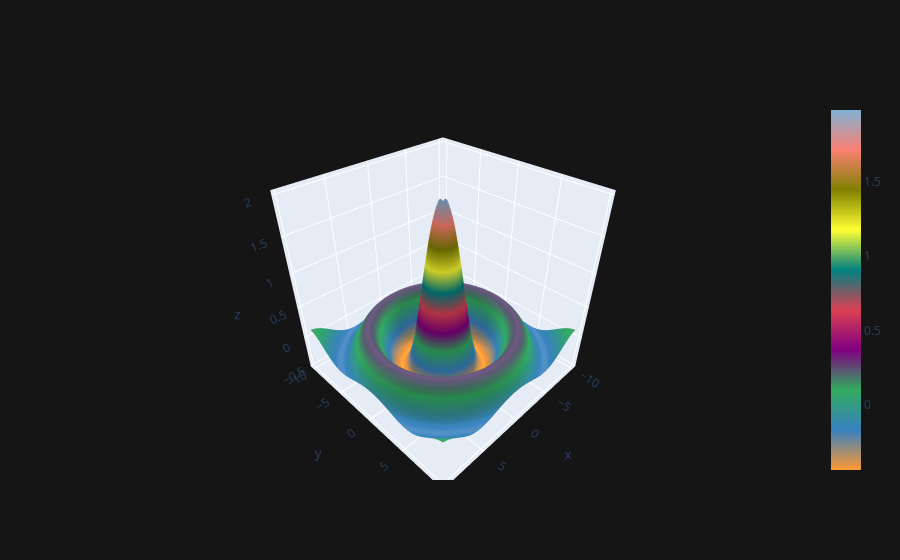

Source (notebook cell):
### Code cell
cf.datagen.sinwave(10,0.25).iplot(kind='surface')

### Figure 1 — Plotly figure (JSON) as saved in the notebook; plotly's stock layout.template omitted (floating-point values rounded to 4 significant figures; data arrays with more than 128 entries replaced by an {"elided": "..."} marker saying what was removed)
{"data": [{"colorscale": [[0, "rgb(255, 153, 51)"], [0.1111, "rgb(55, 128, 191)"], [0.2222, "rgb(50, 171, 96)"], [0.3333, "rgb(128, 0, 128)"], [0.4444, "rgb(219, 64, 82)"], [0.5556, "rgb(0, 128, 128)"], [0.6667, "rgb(255, 255, 51)"], [0.7778, "rgb(128, 128, 0)"], [0.8889, "rgb(251, 128, 114)"], [1, "rgb(128, 177, 211)"]], "type": "surface", "x": [-10, -9.75, -9.5, -9.25, -9, -8.75, -8.5, -8.25, -8, -7.75, -7.5, -7.25, -7, -6.75, -6.5, -6.25, -6, -5.75, -5.5, -5.25, -5, -4.75, -4.5, -4.25, -4, -3.75, -3.5, -3.25, -3, -2.75, -2.5, -2.25, -2, -1.75, -1.5, -1.25, -1, -0.75, -0.5, -0.25, 0, 0.25, 0.5, 0.75, 1, 1.25, 1.5, 1.75, 2, 2.25, 2.5, 2.75, 3, 3.25, 3.5, 3.75, 4, 4.25, 4.5, 4.75, 5, 5.25, 5.5, 5.75, 6, 6.25, 6.5, 6.75, 7, 7.25, 7.5, 7.75, 8, 8.25, 8.5, 8.75, 9, 9.25, 9.5, 9.75], "y": [-10, -9.75, -9.5, -9.25, -9, -8.75, -8.5, -8.25, -8, -7.75, -7.5, -7.25, -7, -6.75, -6.5, -6.25, -6, -5.75, -5.5, -5.25, -5, -4.75, -4.5, -4.25, -4, -3.75, -3.5, -3.25, -3, -2.75, -2.5, -2.25, -2, -1.75, -1.5, -1.25, -1, -0.75, -0.5, -0.25, 0, 0.25, 0.5, 0.75, 1, 1.25, 1.5, 1.75, 2, 2.25, 2.5, 2.75, 3, 3.25, 3.5, 3.75, 4, 4.25, 4.5, 4.75, 5, 5.25, 5.5, 5.75, 6, 6.25, 6.5, 6.75, 7, 7.25, 7.5, 7.75, 8, 8.25, 8.5, 8.75, 9, 9.25, 9.5, 9.75], "z": {"elided": "80x80 float values"}}], "layout": {"legend": {"bgcolor": "#151516", "font": {"color": "#D9D9D9"}}, "paper_bgcolor": "#151516", "plot_bgcolor": "#151516", "title": {"font": {"color": "#D9D9D9"}}, "xaxis": {"gridcolor": "#434343", "showgrid": true, "tickfont": {"color": "#C2C2C2"}, "title": {"font": {"color": "#D9D9D9"}, "text": ""}, "zerolinecolor": "#666570"}, "yaxis": {"gridcolor": "#434343", "showgrid": true, "tickfont": {"color": "#C2C2C2"}, "title": {"font": {"color": "#D9D9D9"}, "text": ""}, "zerolinecolor": "#666570"}}}
